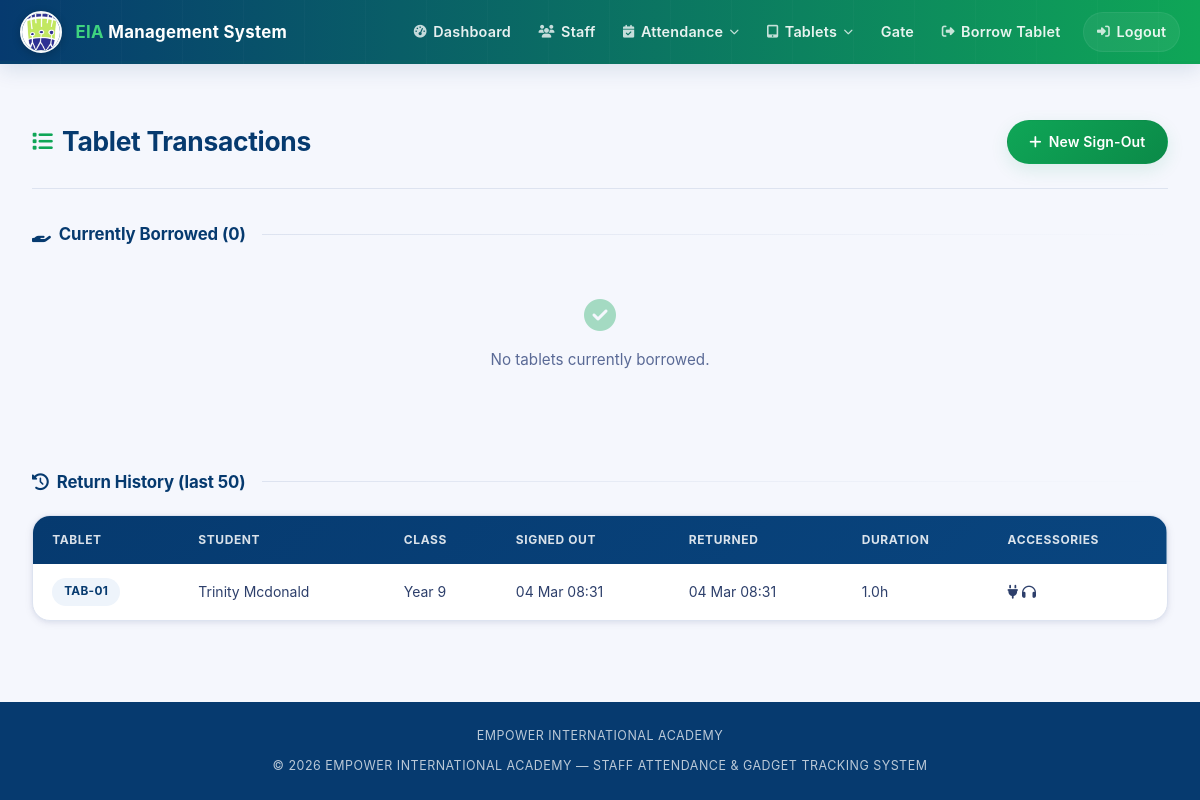
The page /tablets/transactions (signed in) on the database its author committed.
### tables this page shows
CREATE TABLE tablet_transactions (
            id                   INTEGER PRIMARY KEY AUTOINCREMENT,
            tablet_id            INTEGER NOT NULL REFERENCES tablets(id),
            student_name         TEXT    NOT NULL,
            student_class        TEXT,
            quantity             INTEGER DEFAULT 1,
            duration_hours       REAL    NOT NULL,
            sign_out_time        TEXT    DEFAULT (datetime('now')),
            expected_return_time TEXT,
            sign_back_time       TEXT,
            took_charger         INTEGER DEFAULT 0,
            took_earphones       INTEGER DEFAULT 0,
            status               TEXT    DEFAULT 'Borrowed',
            created_at           TEXT    DEFAULT (datetime('now'))
        );

CREATE TABLE tablets (
            id          INTEGER PRIMARY KEY AUTOINCREMENT,
            tablet_id   TEXT    NOT NULL UNIQUE,
            name        TEXT,
            is_active   INTEGER DEFAULT 1,
            created_at  TEXT    DEFAULT (datetime('now'))
        );

### app.py (the view)
@app.route('/tablets/transactions')
@login_required
def tablet_transactions():
    now = datetime.utcnow().isoformat()
    with get_db() as conn:
        active = conn.execute("""
            SELECT tt.*, t.tablet_id AS tab_code
            FROM tablet_transactions tt
            JOIN tablets t ON tt.tablet_id = t.id
            WHERE tt.status='Borrowed'
            ORDER BY tt.sign_out_time DESC
        """).fetchall()
        history = conn.execute("""
            SELECT tt.*, t.tablet_id AS tab_code
            FROM tablet_transactions tt
            JOIN tablets t ON tt.tablet_id = t.id
            WHERE tt.status='Returned'
            ORDER BY tt.sign_back_time DESC LIMIT 50
        """).fetchall()
    return render_template('tablet_transactions.html', active=active, history=history, now=now)

### app.py (called while the page is built)
def get_db():
    conn = sqlite3.connect(DB_PATH)
    conn.row_factory = sqlite3.Row
    conn.execute("PRAGMA foreign_keys = ON")
    return conn

def login_required(f):
    @wraps(f)
    def decorated(*args, **kwargs):
        if 'logged_in' not in session:
            flash('Please log in to access this page.', 'warning')
            return redirect(url_for('login'))
        return f(*args, **kwargs)
    return decorated

@app.template_filter('fmt_dt')
def fmt_dt(value):
    if not value: return '—'
    try:
        return datetime.fromisoformat(value).strftime('%d %b %H:%M')
    except Exception:
        return value

### templates/tablet_transactions.html (shortened to what this page needs)
{% extends 'base.html' %}
{% block content %}
<div class="page-header">
  <h1><i class="fas fa-list"></i> Tablet Transactions</h1>
  <a href="{{ url_for('tablet_signout') }}" class="btn btn-primary"><i class="fas fa-plus"></i> New Sign-Out</a>
</div>
<section class="section">
  <h2 class="section-title"><i class="fas fa-hand-holding"></i> Currently Borrowed ({{ active|length }})</h2>
  {% if active %}
  <div class="card">
    <table class="data-table">
      <thead>
        <tr>
          <th>Tablet</th><th>Student</th><th>Class</th><th>Qty</th>
          <th>Signed Out</th><th>Expected Return</th><th>Accessories</th><th>Status</th><th>Action</th>
        </tr>
      </thead>
      <tbody>
        {% for tx in active %}
        {% set overdue = tx['expected_return_time'] and now > tx['expected_return_time'] %}
        <tr class="{{ 'row-overdue' if overdue else '' }}">
          <td><span class="badge badge-blue">{{ tx['tab_code'] }}</span></td>
          <td>{{ tx['student_name'] }}</td>
          <td>{{ tx['student_class'] }}</td>
          <td>{{ tx['quantity'] }}</td>
          <td>{{ tx['sign_out_time']|fmt_dt }}</td>
          <td>
            {{ tx['expected_return_time']|fmt_dt_time }}
            {% if overdue %}<span class="badge badge-red">OVERDUE</span>{% endif %}
          </td>
          <td>
            {% if tx['took_charger'] %}<i class="fas fa-plug" title="Charger"></i> {% endif %}
            {% if tx['took_earphones'] %}<i class="fas fa-headphones" title="Earphones"></i>{% endif %}
            {% if not tx['took_charger'] and not tx['took_earphones'] %}—{% endif %}
          </td>
          <td><span class="badge badge-yellow">Borrowed</span></td>
          <td>
            <form method="POST" action="{{ url_for('tablet_return', tx_id=tx['id']) }}" onsubmit="return confirm('Mark as returned?')">
              <button class="btn btn-sm btn-primary"><i class="fas fa-undo"></i> Return</button>
            </form>
          </td>
        </tr>
        {% endfor %}
      </tbody>
    </table>
  </div>
  {% else %}
  <div class="empty-state small">
    <i class="fas fa-check-circle" style="color:var(--green)"></i>
    <p>No tablets currently borrowed.</p>
  </div>
  {% endif %}
</section>
<section class="section">
  <h2 class="section-title"><i class="fas fa-history"></i> Return History (last 50)</h2>
  {% if history %}
  <div class="card">
    <table class="data-table">
      <thead>
        <tr>
          <th>Tablet</th><th>Student</th><th>Class</th>
          <th>Signed Out</th><th>Returned</th><th>Duration</th><th>Accessories</th>
        </tr>
      </thead>
      <tbody>
        {% for tx in history %}
        <tr>
          <td><span class="badge badge-blue">{{ tx['tab_code'] }}</span></td>
          <td>{{ tx['student_name'] }}</td>
          <td>{{ tx['student_class'] }}</td>
          <td>{{ tx['sign_out_time']|fmt_dt }}</td>
          <td>{{ tx['sign_back_time']|fmt_dt }}</td>
          <td>{{ tx['duration_hours'] }}h</td>
          <td>
            {% if tx['took_charger'] %}<i class="fas fa-plug" title="Charger"></i> {% endif %}
            {% if tx['took_earphones'] %}<i class="fas fa-headphones" title="Earphones"></i>{% endif %}
          </td>
        </tr>
        {% endfor %}
      </tbody>
    </table>
  </div>
  {% else %}
  <div class="empty-state small">
    <p>No return history yet.</p>
  </div>
  {% endif %}
</section>
{% endblock %}

### templates/base.html (shortened to what this page needs)
<!DOCTYPE html>
<html lang="en">
<head>
  {% block head %}
    <link rel="stylesheet" href="{{ url_for('static', filename='css/style.css') }}"/>
    <link rel="stylesheet" href="https://cdnjs.cloudflare.com/ajax/libs/font-awesome/6.5.0/css/all.min.css"/>
  {% endblock %}
</head>
<body>
<nav class="navbar">
  <div class="navbar-brand">
    <img src="{{ url_for('static', filename='logo.jpg') }}" alt="Empower International Academy" class="navbar-logo"/>
    <span><em>EIA</em> Management System</span>
  </div>
  <div class="navbar-links">
    {% if session.get('logged_in') %}
      <a href="{{ url_for('dashboard') }}"><i class="fas fa-tachometer-alt"></i> Dashboard</a>
      <a href="{{ url_for('staff_list') }}"><i class="fas fa-users"></i> Staff</a>
      <div class="nav-dropdown">
        <a href="{{ url_for('attendance_history') }}" class="nav-dropdown-toggle">
          <i class="fas fa-calendar-check"></i> Attendance <i class="fas fa-chevron-down nav-caret"></i>
        </a>
      </div>
      <div class="nav-dropdown">
        <a href="{{ url_for('tablet_list') }}" class="nav-dropdown-toggle">
          <i class="fas fa-tablet-alt"></i> Tablets <i class="fas fa-chevron-down nav-caret"></i>
        </a>
      </div>
      <a href="{{ url_for('gate') }}">Gate</a>
      <a href="{{ url_for('tablet_signout') }}"><i class="fas fa-sign-out-alt"></i> Borrow Tablet</a>
      <a href="{{ url_for('logout') }}" class="btn-logout"><i class="fas fa-sign-in-alt"></i> Logout</a>
    {% else %}
      <a href="{{ url_for('gate') }}"> Gate Attendance</a>
      <a href="{{ url_for('tablet_signout') }}"> Borrow Tablet</a>
      <a href="{{ url_for('login') }}"><i class="fas fa-lock"></i> Admin Login</a>
    {% endif %}
  </div>
</nav>
<div class="flash-container">
</div>
<main class="main-content">
  {% block content %}{% endblock %}
</main>
<footer class="footer">
  Empower International Academy
  <p>&copy; 2026 Empower International Academy — Staff Attendance &amp; Gadget Tracking System</p>
</footer>
</body>
</html>

### templates/base.html (style rules this page uses)
.nav-dropdown { position: relative; display: inline-flex; align-items: center; }
.nav-dropdown-toggle { display: inline-flex; align-items: center; gap: .35rem; cursor: pointer; user-select: none; white-space: nowrap; }
.nav-caret { font-size: .6rem !important; opacity: .65; transition: transform .2s ease; }

### rows shown on the page
tablet_transactions: tab_code "TAB-01", student_name "Trinity Mcdonald", student_class "Year 9", sign_out_time|fmt_dt "04 Mar 08:31", sign_back_time|fmt_dt "04 Mar 08:31", duration_hours "1.0", took_charger 1 (drawn), took_earphones 1 (drawn)

### other values the page prints
{{ active|length }} "0"
